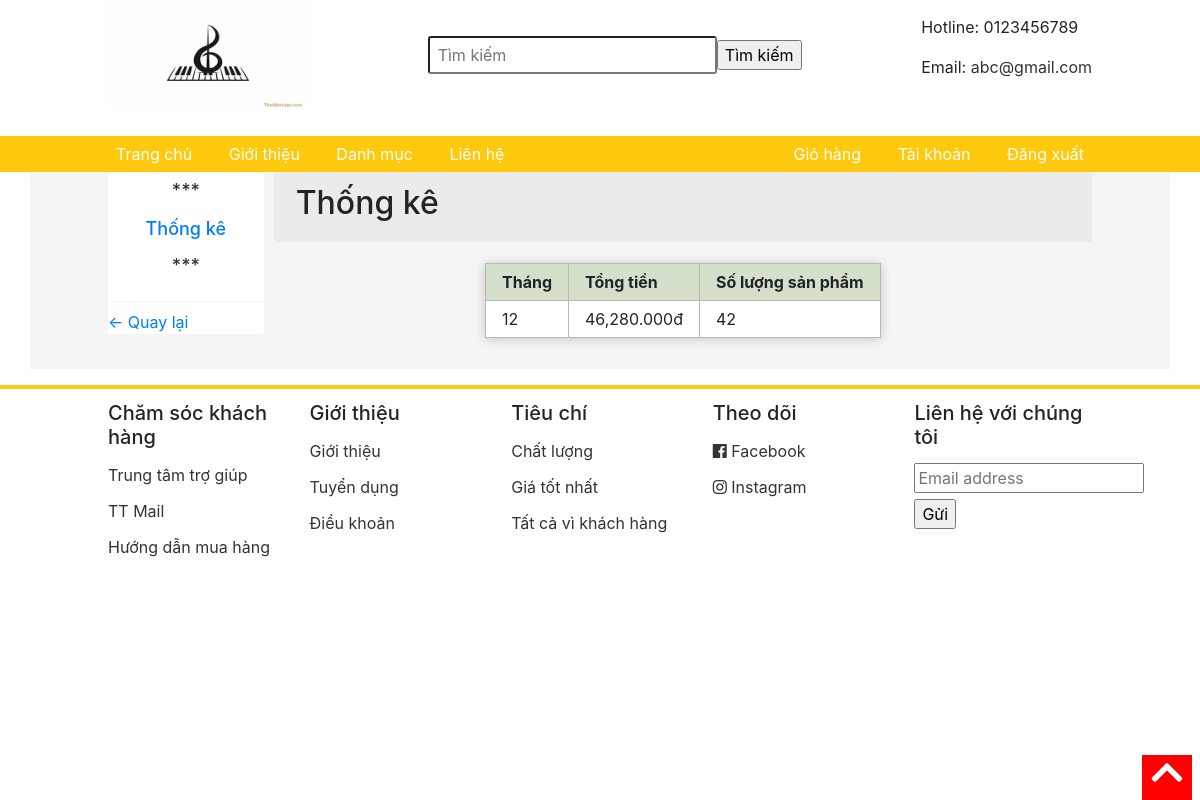
/pages/thongke.php, run on the app's committed database.
### tables this page shows
CREATE TABLE `thongke` (
  `id` int NOT NULL,
  `tongtien` varchar(1000) NOT NULL,
  `thang` int NOT NULL,
  `soluongsp` int NOT NULL
);

### pages/thongke.php (the view, shortened to what this page needs)
<html>
<head>
	<link rel="stylesheet" type="text/css" href="../css/grid.css">
	<link rel="stylesheet" type="text/css" href="../css/responsive.css">
	<link rel="stylesheet" type="text/css" href="../main.css">
	<link rel="stylesheet" href="https://use.fontawesome.com/releases/v5.7.0/css/all.css">
	<link rel="stylesheet" href="https://maxcdn.bootstrapcdn.com/bootstrap/4.5.2/css/bootstrap.min.css">
</head>
<body>
<form action="../timkiem.php" method="POST">
	<div class="app">
		<div class="header">
			<div class="grid wide">
				<div class="header-main">
					<div class="logo">
						<a href="../index.php"><img src="../img/logo2.jpg" width="200" height="110"></a>
					</div>
					<div class="search">
						<input type="text" name="s" class="search-bar" placeholder="Tìm kiếm">
						<input type="submit" value="Tìm kiếm">
					</div>
					<div class="contact">
						<p>Hotline: 0123456789</p>
						<p>Email: <a href="mailto:TT Shoesshop@gmail.com" style="color: #333;">abc@gmail.com</a></p>
					</div>
				</div>
			</div>
		</div>
		</form>
		<div class="navigation-bar">
			<ul class="navbar-list">
				<li class="navbar-item"><a href="../index.php" class="navbar-link">Trang chủ</a></li>
				<li class="navbar-item"><a href="./pages/gioithieu.php" class="navbar-link">Giới thiệu</a></li>
				<li class="navbar-item navbar-item-category">
					<a href="" class="navbar-link">Danh mục</a>
				</li>
				<li class="navbar-item"><a href="./pages/lienhe.php" class="navbar-link">Liên hệ</a></li>
			</ul>
			<ul class="navbar-list">
				<li class="navbar-item"><a href="../pages/giohang.php" class="navbar-link">Giỏ hàng</a></li>
				<li class="navbar-item"><a href="../taikhoan.php" class="navbar-link">Tài khoản</a></li>
				<li class="navbar-item"><a href="../pages/dangxuat.php" class="navbar-link">Đăng xuất</a></li>
			</ul>
		</div>
		<div class="container">
			<div class="grid wide">
				<div class="row sm-gutter grid-content">
					<div class="column l-2 me-0 s-0">
						<nav class="category">
							<h3 class="category-heading"  align="center">
								<p >***</p>
								<a href="">Thống kê</a>
								<p >***</p>
							</h3>
							<ul class="category-list">
								<li class="category-item category-item--active">
									<a href="../admin.php" ><- Quay lại </a>
								</li>
							</ul>
						</nav>
					</div>
					<div class="column l-10 me-12 s-12">
						<div class="home-filter">
						<span class="label" style="margin-right: 16px;"><h2>Thống kê</h2></span>
						</div>
						<div class="home-product">
						<div class="row sm-gutter">
<div class="page">
<table class="layout display responsive-table">
<thead>
<tr>
	<th >Tháng</th>
	<th >Tổng tiền</th>
	<th >Số lượng sản phẩm</th>
</tr>
</thead>
<tbody>
<?php
	$conn =	mysqli_connect("localhost", "root", "", "dacs2");
	$sql= "SELECT * FROM thongke ";
	$ketqua = mysqli_query($conn, $sql);
	while ($row = mysqli_fetch_array($ketqua)) {
		echo "<tr>";
		echo "<td>".$row['thang']."</td>";
        echo "<td>".number_format($row['tongtien'],3)."đ</td>";
        echo "<td>".$row['soluongsp']."</td>";
		echo "</tr>";
	}
?>
</tbody>
</table>
</div>
  <br>
								</div>
								</div>
							</div>
						</div>
					</div>
				</div>
		<div class="footer">
			<div class="grid wide">
				<div class="row">
					<div class="column l-2-4 me-4 s-6">
						<h3 class="footer__heading">Chăm sóc khách hàng</h3>
						<ul class="footer-list">
							<li class="footer-item">
								<a href="" class="footer-item-link">Trung tâm trợ giúp</a>
							</li>
							<li class="footer-item">
								<a href="" class="footer-item-link">TT Mail</a>
							</li>
							<li class="footer-item">
								<a href="" class="footer-item-link">Hướng dẫn mua hàng</a>
							</li>
						</ul>
					</div>
					<div class="column l-2-4 me-4 s-6">
						<h3 class="footer__heading">Giới thiệu</h3>
						<ul class="footer-list">
							<li class="footer-item">
								<a href="" class="footer-item-link">Giới thiệu</a>
							</li>
							<li class="footer-item">
								<a href="" class="footer-item-link">Tuyển dụng</a>
							</li>
							<li class="footer-item">
								<a href="" class="footer-item-link">Điều khoản</a>
							</li>
						</ul>
					</div>
					<div class="column l-2-4 me-4 s-6">
						<h3 class="footer__heading">Tiêu chí</h3>
						<ul class="footer-list">
							<li class="footer-item">
								<a  class="footer-item-link">Chất lượng</a>
							</li>
							<li class="footer-item">
								<a  class="footer-item-link">Giá tốt nhất</a>
							</li>
							<li class="footer-item">
								<a  class="footer-item-link">Tất cả vì khách hàng</a>
							</li>
						</ul>
					</div>
					<div class="column l-2-4 me-4 s-6">
						<h3 class="footer__heading">Theo dõi</h3>
						<ul class="footer-list">
							<li class="footer-item">
								<a href="" class="footer-item-link">
									<i class="fab fa-facebook"></i>
									Facebook
								</a>
							</li>
							<li class="footer-item">
								<a href="" class="footer-item-link">
									<i class="fab fa-instagram"></i>
									Instagram
								</a>
							</li>
						</ul>
					</div>
					<div class="column l-2-4 me-4 s-6">
						<h3 class="footer__heading">Liên hệ với chúng tôi</h3>
						<input class="footer__input" type="text" placeholder="Email address">
						<input type="submit" value="Gửi">
					</div>
				</div>
			</div>
		</div>
		<div class="scroll-to-top" onclick="scrollToTop();">
			<i class="scroll-to-top-icon fas fa-chevron-up"></i>
		</div>
</body>
</html>

### css/grid.css (style rules this page uses)
.grid { width: 100%; display: block; padding: 0; }
.grid.wide { max-width: 1200px; margin: 0 auto; }
.row { display: flex; flex-wrap: wrap; margin-left: -4px; margin-right: -4px; }
.column { padding-left: 4px; padding-right: 4px; }
.s-0 { display: none; }
.s-6 { flex: 0 0 50%; max-width: 50%; }
.s-12 { flex: 0 0 100%; max-width: 100%; }
@media (min-width: 740px) { .row { margin-left: -8px; margin-right: -8px; } }
@media (min-width: 740px) { .column { padding-left: 8px; padding-right: 8px; } }
@media (min-width: 740px) { .me-0 { display: none; } }
@media (min-width: 740px) { .me-1, .me-2, .me-3, .me-4, .me-5, .me-6, .me-7, .me-8, .me-9, .me-10, .me-11, .me-12 { display: block; } }
@media (min-width: 740px) { .me-4 { flex: 0 0 33.33333%; max-width: 33.33333%; } }
@media (min-width: 740px) { .me-12 { flex: 0 0 100%; max-width: 100%; } }
@media (min-width: 1113px) { .row { margin-left: -12px; margin-right: -12px; } }
@media (min-width: 1113px) { .row.sm-gutter { margin-left: -5px; margin-right: -5px; } }
@media (min-width: 1113px) { .column { padding-left: 12px; padding-right: 12px; } }
@media (min-width: 1113px) { .row.sm-gutter .column { padding-left: 5px; padding-right: 5px; } }
@media (min-width: 1113px) { .l-1, .l-2, .l-2-4, .l-3, .l-4, .l-5, .l-6, .l-7, .l-8, .l-9, .l-10, .l-11, .l-12 { display: block; } }
@media (min-width: 1113px) { .l-2 { flex: 0 0 16.66667% !important; max-width: 16.66667%; } }
@media (min-width: 1113px) { .column.l-2-4 { flex: 0 0 20%; max-width: 20%; } }
@media (min-width: 1113px) { .l-10 { flex: 0 0 83.33333%; max-width: 83.33333%; } }
@media (min-width: 1024px) and (max-width: 1239px) { .wide { width: 984px; } }
@media (min-width: 1024px) and (max-width: 1239px) { .wide .row { margin-left: -12px; margin-right: -12px; } }
@media (min-width: 1024px) and (max-width: 1239px) { .wide .row.sm-gutter { margin-left: -5px; margin-right: -5px; } }
@media (min-width: 1024px) and (max-width: 1239px) { .wide .column { padding-left: 12px; padding-right: 12px; } }
@media (min-width: 1024px) and (max-width: 1239px) { .wide .row.sm-gutter .column { padding-left: 5px; padding-right: 5px; } }
@media (min-width: 1024px) and (max-width: 1239px) { .wide .l-1, .wide .l-2, .wide .l-2-4, .wide .l-3, .wide .l-4, .wide .l-5, .wide .l-6, .wide .l-7, .wide .l-8, .wide .l-9, .wide .l-10, .wide .l-11, .wide .l-12 { display: block; } }
@media (min-width: 1024px) and (max-width: 1239px) { .wide .l-2 { flex: 0 0 16.66667%; max-width: 16.66667%; } }
@media (min-width: 1024px) and (max-width: 1239px) { .wide .l-2-4 { flex: 0 0 20%; max-width: 20%; } }
@media (min-width: 1024px) and (max-width: 1239px) { .wide .l-10 { flex: 0 0 83.33333%; max-width: 83.33333%; } }

### pages/thongke.php (style rules this page uses)
.page { max-width: 60em; margin: 0 auto; }
table th, table td { text-align: left; }
table.layout { width: 100%; border-collapse: collapse; }
table.display { margin: 1em 0; }
table.display th, table.display td { border: 1px solid #B3BFAA; padding: .5em 1em; }
table.display th { background: #D5E0CC; }
table.display td { background: #fff; }
table.responsive-table { box-shadow: 0 1px 10px rgba(0, 0, 0, 0.2); }

### data on the page
thongke: thang "12", tongtien "46,280.000", soluongsp "42"
